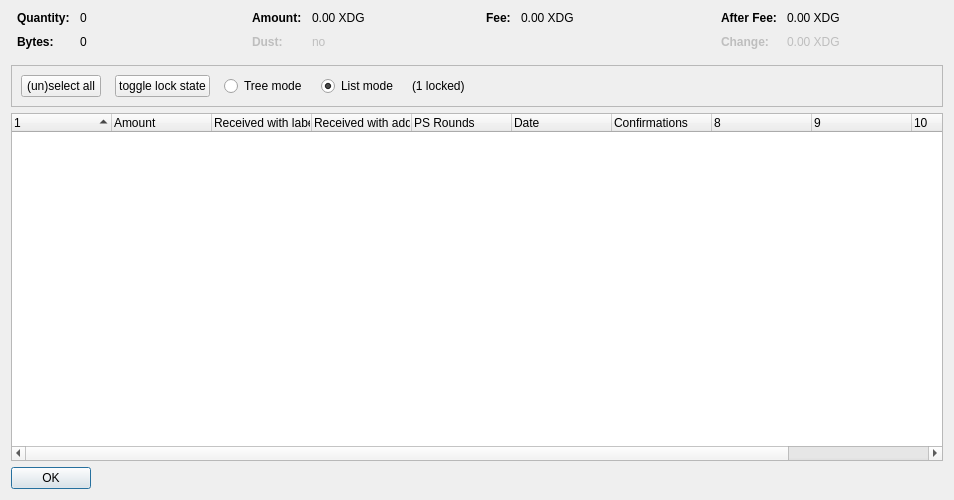
<?xml version="1.0" encoding="UTF-8"?>
<ui version="4.0">
 <class>CoinControlDialog</class>
 <widget class="QDialog" name="CoinControlDialog">
  <property name="geometry">
   <rect>
    <x>0</x>
    <y>0</y>
    <width>954</width>
    <height>500</height>
   </rect>
  </property>
  <property name="windowTitle">
   <string>Coin Selection</string>
  </property>
  <layout class="QVBoxLayout" name="verticalLayout">
   <item>
    <layout class="QHBoxLayout" name="horizontalLayoutTop" stretch="0,0,0,0">
     <property name="topMargin">
      <number>0</number>
     </property>
     <property name="bottomMargin">
      <number>10</number>
     </property>
     <item>
      <layout class="QFormLayout" name="formLayoutCoinControl1">
       <property name="horizontalSpacing">
        <number>10</number>
       </property>
       <property name="verticalSpacing">
        <number>10</number>
       </property>
       <property name="leftMargin">
        <number>6</number>
       </property>
       <property name="rightMargin">
        <number>6</number>
       </property>
       <item row="0" column="0">
        <widget class="QLabel" name="labelCoinControlQuantityText">
         <property name="font">
          <font>
           <weight>75</weight>
           <bold>true</bold>
          </font>
         </property>
         <property name="text">
          <string>Quantity:</string>
         </property>
        </widget>
       </item>
       <item row="0" column="1">
        <widget class="QLabel" name="labelCoinControlQuantity">
         <property name="cursor">
          <cursorShape>IBeamCursor</cursorShape>
         </property>
         <property name="contextMenuPolicy">
          <enum>Qt::ActionsContextMenu</enum>
         </property>
         <property name="text">
          <string notr="true">0</string>
         </property>
         <property name="textInteractionFlags">
          <set>Qt::LinksAccessibleByMouse|Qt::TextSelectableByKeyboard|Qt::TextSelectableByMouse</set>
         </property>
        </widget>
       </item>
       <item row="1" column="0">
        <widget class="QLabel" name="labelCoinControlBytesText">
         <property name="font">
          <font>
           <weight>75</weight>
           <bold>true</bold>
          </font>
         </property>
         <property name="text">
          <string>Bytes:</string>
         </property>
        </widget>
       </item>
       <item row="1" column="1">
        <widget class="QLabel" name="labelCoinControlBytes">
         <property name="cursor">
          <cursorShape>IBeamCursor</cursorShape>
         </property>
         <property name="contextMenuPolicy">
          <enum>Qt::ActionsContextMenu</enum>
         </property>
         <property name="text">
          <string notr="true">0</string>
         </property>
         <property name="textInteractionFlags">
          <set>Qt::LinksAccessibleByMouse|Qt::TextSelectableByKeyboard|Qt::TextSelectableByMouse</set>
         </property>
        </widget>
       </item>
      </layout>
     </item>
     <item>
      <layout class="QFormLayout" name="formLayoutCoinControl2">
       <property name="horizontalSpacing">
        <number>10</number>
       </property>
       <property name="verticalSpacing">
        <number>10</number>
       </property>
       <property name="leftMargin">
        <number>6</number>
       </property>
       <property name="rightMargin">
        <number>6</number>
       </property>
       <item row="0" column="0">
        <widget class="QLabel" name="labelCoinControlAmountText">
         <property name="font">
          <font>
           <weight>75</weight>
           <bold>true</bold>
          </font>
         </property>
         <property name="text">
          <string>Amount:</string>
         </property>
        </widget>
       </item>
       <item row="0" column="1">
        <widget class="QLabel" name="labelCoinControlAmount">
         <property name="cursor">
          <cursorShape>IBeamCursor</cursorShape>
         </property>
         <property name="contextMenuPolicy">
          <enum>Qt::ActionsContextMenu</enum>
         </property>
         <property name="text">
          <string notr="true">0.00 XDG</string>
         </property>
         <property name="textInteractionFlags">
          <set>Qt::LinksAccessibleByMouse|Qt::TextSelectableByKeyboard|Qt::TextSelectableByMouse</set>
         </property>
        </widget>
       </item>
       <item row="1" column="0">
        <widget class="QLabel" name="labelCoinControlLowOutputText">
         <property name="enabled">
          <bool>false</bool>
         </property>
         <property name="font">
          <font>
           <weight>75</weight>
           <bold>true</bold>
          </font>
         </property>
         <property name="text">
          <string>Dust:</string>
         </property>
        </widget>
       </item>
       <item row="1" column="1">
        <widget class="QLabel" name="labelCoinControlLowOutput">
         <property name="enabled">
          <bool>false</bool>
         </property>
         <property name="cursor">
          <cursorShape>IBeamCursor</cursorShape>
         </property>
         <property name="contextMenuPolicy">
          <enum>Qt::ActionsContextMenu</enum>
         </property>
         <property name="text">
          <string notr="true">no</string>
         </property>
         <property name="textInteractionFlags">
          <set>Qt::LinksAccessibleByMouse|Qt::TextSelectableByKeyboard|Qt::TextSelectableByMouse</set>
         </property>
        </widget>
       </item>
      </layout>
     </item>
     <item>
      <layout class="QFormLayout" name="formLayoutCoinControl3">
       <property name="horizontalSpacing">
        <number>10</number>
       </property>
       <property name="verticalSpacing">
        <number>10</number>
       </property>
       <property name="leftMargin">
        <number>6</number>
       </property>
       <property name="rightMargin">
        <number>6</number>
       </property>
       <item row="0" column="0">
        <widget class="QLabel" name="labelCoinControlFeeText">
         <property name="font">
          <font>
           <weight>75</weight>
           <bold>true</bold>
          </font>
         </property>
         <property name="text">
          <string>Fee:</string>
         </property>
        </widget>
       </item>
       <item row="0" column="1">
        <widget class="QLabel" name="labelCoinControlFee">
         <property name="cursor">
          <cursorShape>IBeamCursor</cursorShape>
         </property>
         <property name="contextMenuPolicy">
          <enum>Qt::ActionsContextMenu</enum>
         </property>
         <property name="text">
          <string notr="true">0.00 XDG</string>
         </property>
         <property name="textInteractionFlags">
          <set>Qt::LinksAccessibleByMouse|Qt::TextSelectableByKeyboard|Qt::TextSelectableByMouse</set>
         </property>
        </widget>
       </item>
      </layout>
     </item>
     <item>
      <layout class="QFormLayout" name="formLayoutCoinControl4">
       <property name="horizontalSpacing">
        <number>10</number>
       </property>
       <property name="verticalSpacing">
        <number>10</number>
       </property>
       <property name="leftMargin">
        <number>6</number>
       </property>
       <property name="rightMargin">
        <number>6</number>
       </property>
       <item row="0" column="0">
        <widget class="QLabel" name="labelCoinControlAfterFeeText">
         <property name="font">
          <font>
           <weight>75</weight>
           <bold>true</bold>
          </font>
         </property>
         <property name="text">
          <string>After Fee:</string>
         </property>
        </widget>
       </item>
       <item row="0" column="1">
        <widget class="QLabel" name="labelCoinControlAfterFee">
         <property name="cursor">
          <cursorShape>IBeamCursor</cursorShape>
         </property>
         <property name="contextMenuPolicy">
          <enum>Qt::ActionsContextMenu</enum>
         </property>
         <property name="text">
          <string notr="true">0.00 XDG</string>
         </property>
         <property name="textInteractionFlags">
          <set>Qt::LinksAccessibleByMouse|Qt::TextSelectableByKeyboard|Qt::TextSelectableByMouse</set>
         </property>
        </widget>
       </item>
       <item row="1" column="0">
        <widget class="QLabel" name="labelCoinControlChangeText">
         <property name="enabled">
          <bool>false</bool>
         </property>
         <property name="font">
          <font>
           <weight>75</weight>
           <bold>true</bold>
          </font>
         </property>
         <property name="text">
          <string>Change:</string>
         </property>
        </widget>
       </item>
       <item row="1" column="1">
        <widget class="QLabel" name="labelCoinControlChange">
         <property name="enabled">
          <bool>false</bool>
         </property>
         <property name="cursor">
          <cursorShape>IBeamCursor</cursorShape>
         </property>
         <property name="contextMenuPolicy">
          <enum>Qt::ActionsContextMenu</enum>
         </property>
         <property name="text">
          <string notr="true">0.00 XDG</string>
         </property>
         <property name="textInteractionFlags">
          <set>Qt::LinksAccessibleByMouse|Qt::TextSelectableByKeyboard|Qt::TextSelectableByMouse</set>
         </property>
        </widget>
       </item>
      </layout>
     </item>
    </layout>
   </item>
   <item>
    <widget class="QFrame" name="frame">
     <property name="minimumSize">
      <size>
       <width>0</width>
       <height>40</height>
      </size>
     </property>
     <property name="frameShape">
      <enum>QFrame::StyledPanel</enum>
     </property>
     <property name="frameShadow">
      <enum>QFrame::Sunken</enum>
     </property>
     <layout class="QHBoxLayout" name="horizontalLayout">
      <item>
       <layout class="QHBoxLayout" name="horizontalLayoutPanel" stretch="0,0,0,0,0,0">
        <property name="spacing">
         <number>14</number>
        </property>
        <item>
         <widget class="QPushButton" name="pushButtonSelectAll">
          <property name="sizePolicy">
           <sizepolicy hsizetype="Maximum" vsizetype="Fixed">
            <horstretch>0</horstretch>
            <verstretch>0</verstretch>
           </sizepolicy>
          </property>
          <property name="text">
           <string>(un)select all</string>
          </property>
          <property name="autoDefault">
           <bool>false</bool>
          </property>
         </widget>
        </item>
        <item>
         <widget class="QPushButton" name="pushButtonToggleLock">
          <property name="sizePolicy">
           <sizepolicy hsizetype="Maximum" vsizetype="Fixed">
            <horstretch>0</horstretch>
            <verstretch>0</verstretch>
           </sizepolicy>
          </property>
          <property name="text">
           <string>toggle lock state</string>
          </property>
          <property name="autoDefault">
           <bool>false</bool>
          </property>
         </widget>
        </item>
        <item>
         <widget class="QRadioButton" name="radioTreeMode">
          <property name="sizePolicy">
           <sizepolicy hsizetype="Maximum" vsizetype="Fixed">
            <horstretch>0</horstretch>
            <verstretch>0</verstretch>
           </sizepolicy>
          </property>
          <property name="text">
           <string>Tree mode</string>
          </property>
         </widget>
        </item>
        <item>
         <widget class="QRadioButton" name="radioListMode">
          <property name="sizePolicy">
           <sizepolicy hsizetype="Maximum" vsizetype="Fixed">
            <horstretch>0</horstretch>
            <verstretch>0</verstretch>
           </sizepolicy>
          </property>
          <property name="text">
           <string>List mode</string>
          </property>
          <property name="checked">
           <bool>true</bool>
          </property>
         </widget>
        </item>
        <item>
         <widget class="QLabel" name="labelLocked">
          <property name="text">
           <string>(1 locked)</string>
          </property>
         </widget>
        </item>
        <item>
         <spacer name="horizontalSpacer">
          <property name="orientation">
           <enum>Qt::Horizontal</enum>
          </property>
          <property name="sizeHint" stdset="0">
           <size>
            <width>40</width>
            <height>20</height>
           </size>
          </property>
         </spacer>
        </item>
       </layout>
      </item>
     </layout>
    </widget>
   </item>
   <item>
    <widget class="CoinControlTreeWidget" name="treeWidget">
     <property name="contextMenuPolicy">
      <enum>Qt::CustomContextMenu</enum>
     </property>
     <property name="sortingEnabled">
      <bool>false</bool>
     </property>
     <property name="columnCount">
      <number>11</number>
     </property>
     <attribute name="headerShowSortIndicator" stdset="0">
      <bool>true</bool>
     </attribute>
     <attribute name="headerStretchLastSection">
      <bool>false</bool>
     </attribute>
     <column>
      <property name="text">
       <string/>
      </property>
     </column>
     <column>
      <property name="text">
       <string>Amount</string>
      </property>
     </column>
     <column>
      <property name="text">
       <string>Received with label</string>
      </property>
     </column>
     <column>
      <property name="text">
       <string>Received with address</string>
      </property>
     </column>
     <column>
      <property name="text">
       <string>PS Rounds</string>
      </property>
     </column>
     <column>
      <property name="text">
       <string>Date</string>
      </property>
     </column>
     <column>
      <property name="text">
       <string>Confirmations</string>
      </property>
      <property name="toolTip">
       <string>Confirmed</string>
      </property>
     </column>
     <column>
      <property name="text">
       <string/>
      </property>
     </column>
     <column>
      <property name="text">
       <string/>
      </property>
     </column>
     <column>
      <property name="text">
       <string/>
      </property>
     </column>
     <column>
      <property name="text">
       <string/>
      </property>
     </column>
    </widget>
   </item>
   <item>
    <widget class="QDialogButtonBox" name="buttonBox">
     <property name="sizePolicy">
      <sizepolicy hsizetype="Maximum" vsizetype="Fixed">
       <horstretch>0</horstretch>
       <verstretch>0</verstretch>
      </sizepolicy>
     </property>
     <property name="orientation">
      <enum>Qt::Horizontal</enum>
     </property>
     <property name="standardButtons">
      <set>QDialogButtonBox::Ok</set>
     </property>
    </widget>
   </item>
  </layout>
 </widget>
 <customwidgets>
  <customwidget>
   <class>CoinControlTreeWidget</class>
   <extends>QTreeWidget</extends>
   <header>coincontroltreewidget.h</header>
  </customwidget>
 </customwidgets>
 <resources/>
 <connections/>
</ui>
